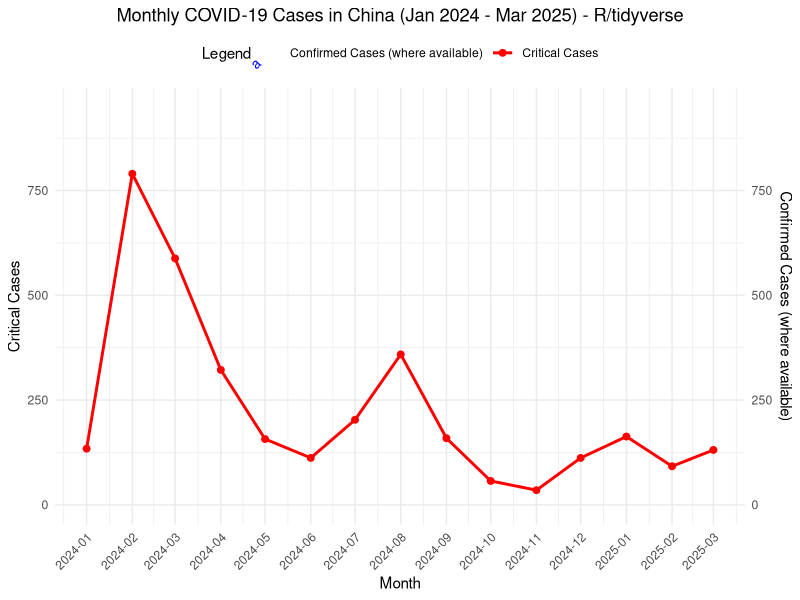

Generate this figure with R:
# Load necessary libraries
library(tidyverse)
library(lubridate)
library(scales) # For number formatting
library(here)
library(ggplot2)
library(glue)
library(here)

# Read the cleaned CSV data with explicit column types
covid_data <- read_csv(
  here("trend", "data", "covid-trend", "cleaned_covid_data.csv"),
  col_types = cols(
    Year = col_integer(),
    Month = col_integer(),
    ConfirmedCases = col_double(),
    CriticalCases = col_double(),
    Date = col_date()
  )
)

# Print data structure and first few rows
print("Data structure:")
str(covid_data)
print("\nFirst few rows:")
print(head(covid_data))
View(covid_data)

# Create a subset of data with non-NA ConfirmedCases
confirmed_data <- covid_data %>%
  filter(!is.na(ConfirmedCases))

print("\nConfirmed cases data:")
print(confirmed_data)

# Create the plot
p_covid <- ggplot(covid_data, aes(x = Date)) +
  # Critical Cases
  geom_line(aes(y = CriticalCases, colour = "Critical Cases"), size = 1) +
  geom_point(aes(y = CriticalCases, colour = "Critical Cases"), size = 2) +
  # Confirmed Cases (only where available)
  geom_text(
    data = confirmed_data, # 使用预先过滤的数据
    aes(
      y = CriticalCases + 2000, # 增加偏移量以避免重叠
      colour = "Confirmed Cases (where available)",
      label = format(round(ConfirmedCases), big.mark = ",") # 将label移到aes内部
    ),
    size = 3.5, # 稍微增加字体大小
    angle = 45,
    hjust = 0,
    vjust = -0.5
  ) +
  scale_y_continuous(
    name = "Critical Cases",
    labels = scales::comma,
    limits = c(0, max(covid_data$CriticalCases) * 1.2), # 增加y轴上限以容纳文本
    sec.axis = sec_axis(~., name = "Confirmed Cases (where available)", labels = scales::comma)
  ) +
  scale_x_date(date_breaks = "1 month", date_labels = "%Y-%m") +
  labs(
    title = "Monthly COVID-19 Cases in China (Jan 2024 - Mar 2025) - R/tidyverse",
    x = "Month",
    colour = "Legend"
  ) +
  theme_minimal() +
  theme(
    axis.text.x = element_text(angle = 45, hjust = 1),
    legend.position = "top",
    plot.title = element_text(hjust = 0.5)
  ) +
  scale_colour_manual(values = c("Critical Cases" = "red", "Confirmed Cases (where available)" = "blue"))

# Save the plot
ggsave(
  here("trend", "images", "covid_trend.png"),
  plot = p_covid,
  width = 12,
  height = 6
)

print("Plot has been created and saved successfully.")
